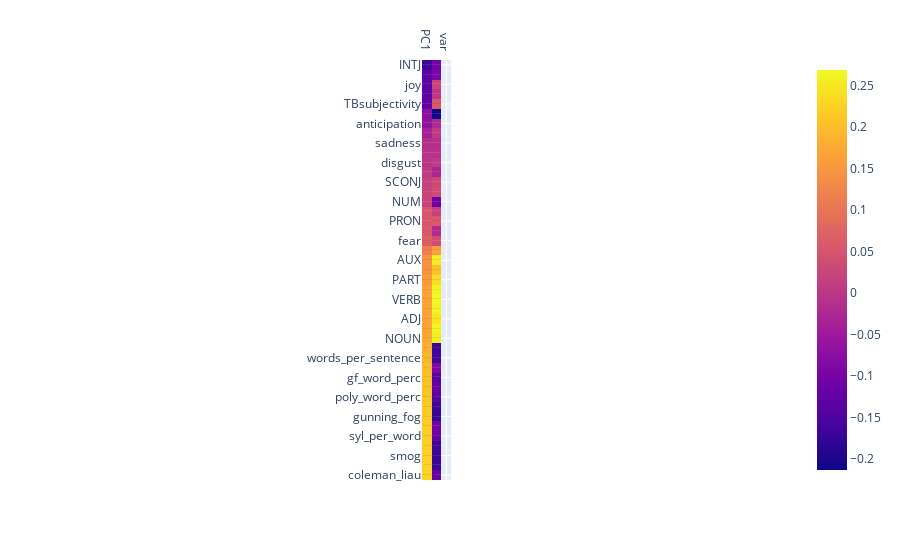

Notebook cell for this chart:
### Code cell
fig = px.imshow(to_png,
                text_auto=True
               )
fig.update_xaxes(side="top")
fig.show()

### Figure 1 — Plotly figure (JSON) as saved in the notebook; plotly's stock layout.template omitted (floating-point values rounded to 4 significant figures; data arrays with more than 128 entries replaced by an {"elided": "..."} marker saying what was removed)
{"data": [{"coloraxis": "coloraxis", "hovertemplate": "x: %{x}<br>y: %{y}<br>color: %{z}<extra></extra>", "name": "0", "texttemplate": "%{z}", "type": "heatmap", "x": ["PC1", "PC2", "var"], "xaxis": "x", "y": ["INTJ", "num_unique_words", "joy", "TBpolarity", "TBsubjectivity", "SYM", "anticipation", "surprise", "sadness", "positive", "disgust", "trust", "SCONJ", "ADV", "NUM", "anger", "PRON", "negative", "fear", "CCONJ", "AUX", "PROPN", "PART", "ADP", "VERB", "PUNCT", "ADJ", "DET", "NOUN", "word_per_sent", "words_per_sentence", "dc_word_perc", "gf_word_perc", "depth", "poly_word_perc", "dale_chall", "gunning_fog", "char_per_word", "syl_per_word", "ari", "smog", "flesch_kincaid", "coleman_liau"], "yaxis": "y", "z": {"elided": "43x3 mixed values"}}], "layout": {"coloraxis": {"colorscale": [[0, "#0d0887"], [0.1111, "#46039f"], [0.2222, "#7201a8"], [0.3333, "#9c179e"], [0.4444, "#bd3786"], [0.5556, "#d8576b"], [0.6667, "#ed7953"], [0.7778, "#fb9f3a"], [0.8889, "#fdca26"], [1, "#f0f921"]]}, "margin": {"t": 60}, "xaxis": {"anchor": "y", "constrain": "domain", "domain": [0, 1], "scaleanchor": "y", "side": "top"}, "yaxis": {"anchor": "x", "autorange": "reversed", "constrain": "domain", "domain": [0, 1]}}}
